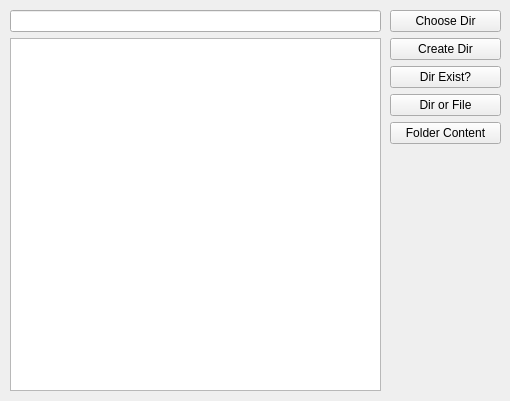
<?xml version="1.0" encoding="UTF-8"?>
<ui version="4.0">
 <class>Widget</class>
 <widget class="QWidget" name="Widget">
  <property name="geometry">
   <rect>
    <x>0</x>
    <y>0</y>
    <width>510</width>
    <height>401</height>
   </rect>
  </property>
  <property name="windowTitle">
   <string>Form</string>
  </property>
  <widget class="QWidget" name="">
   <property name="geometry">
    <rect>
     <x>390</x>
     <y>10</y>
     <width>111</width>
     <height>381</height>
    </rect>
   </property>
   <layout class="QVBoxLayout" name="verticalLayout">
    <item>
     <widget class="QPushButton" name="choose_dir_button">
      <property name="text">
       <string>Choose Dir</string>
      </property>
     </widget>
    </item>
    <item>
     <widget class="QPushButton" name="create_dir_button">
      <property name="text">
       <string>Create Dir</string>
      </property>
     </widget>
    </item>
    <item>
     <widget class="QPushButton" name="dir_exists_button">
      <property name="text">
       <string>Dir Exist?</string>
      </property>
     </widget>
    </item>
    <item>
     <widget class="QPushButton" name="dir_or_file_button">
      <property name="text">
       <string>Dir or File</string>
      </property>
     </widget>
    </item>
    <item>
     <widget class="QPushButton" name="folder_content_button">
      <property name="text">
       <string>Folder Content</string>
      </property>
     </widget>
    </item>
    <item>
     <spacer name="verticalSpacer">
      <property name="orientation">
       <enum>Qt::Vertical</enum>
      </property>
      <property name="sizeHint" stdset="0">
       <size>
        <width>20</width>
        <height>218</height>
       </size>
      </property>
     </spacer>
    </item>
   </layout>
  </widget>
  <widget class="QWidget" name="">
   <property name="geometry">
    <rect>
     <x>10</x>
     <y>10</y>
     <width>371</width>
     <height>381</height>
    </rect>
   </property>
   <layout class="QVBoxLayout" name="verticalLayout_2">
    <item>
     <widget class="QLineEdit" name="lineEdit"/>
    </item>
    <item>
     <widget class="QListWidget" name="listWidget"/>
    </item>
   </layout>
  </widget>
 </widget>
 <resources/>
 <connections/>
</ui>
